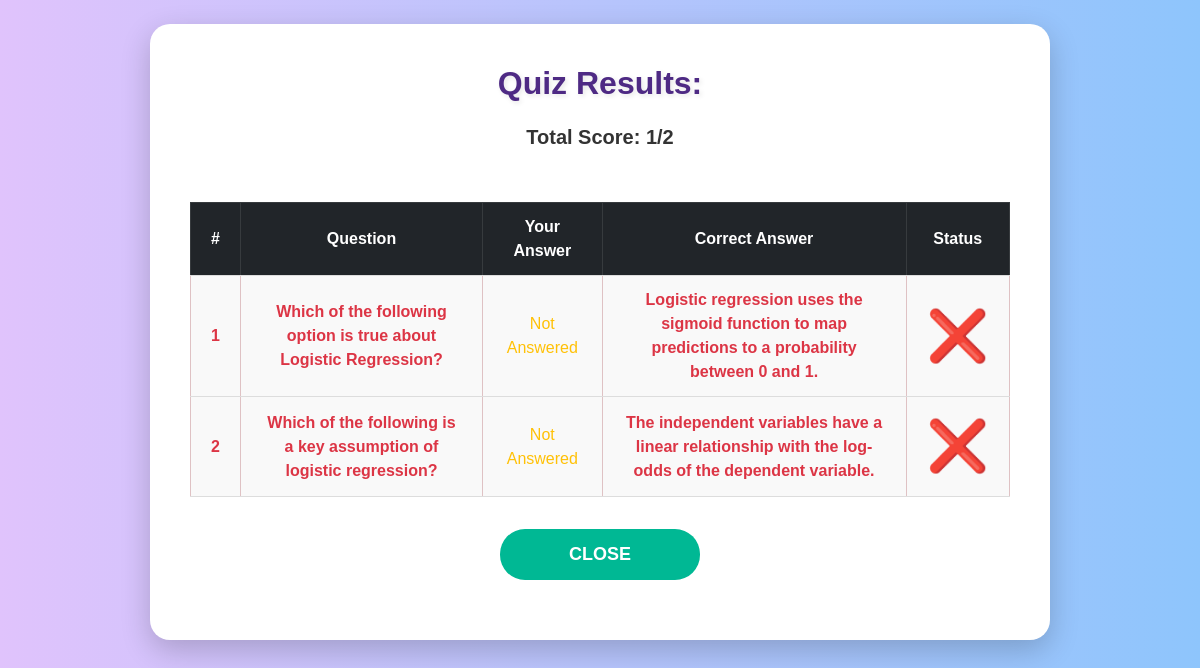
The page /quiz-results/1 (signed in) on the database its author committed.
### models/models.py (models this page shows, shortened)
class Questions(db.Model):
    id=db.Column(db.Integer, primary_key=True)
    quiz_id=db.Column(db.Integer, db.ForeignKey('quiz.id'), nullable=False)
    question_title=db.Column(db.String(100), nullable=False)
    question_statement=db.Column(db.Text,nullable=False)
    option1=db.Column(db.String(300), nullable=False)
    option2=db.Column(db.String(300), nullable=False)
    option3=db.Column(db.String(300), nullable=False)
    option4=db.Column(db.String(300), nullable=False)
    correct_option=db.Column(db.Integer, nullable=False)

### app.py (the view)
@app.route('/quiz-results/<int:quiz_id>')
@login_required
def quiz_results(quiz_id):
    quiz = Quiz.query.get_or_404(quiz_id)
    questions = Questions.query.filter_by(quiz_id=quiz_id).all()
    user_answers = session.get(f'quiz_{quiz_id}_answers', {})
    results_data = []
    total_score = 0
    for question in questions:
        user_selected = user_answers.get(str(question.id))  # Get user's selected option
        correct_option = str(question.correct_option)  # Correct option as string
        is_correct = (user_selected == correct_option)
        if is_correct:
            total_score += 1  # Increment score if correct
        results_data.append({
            'question_statement': question.question_statement,
            'user_selected': user_selected,
            'correct_option': correct_option,
            'is_correct': is_correct,
            'option1': question.option1,
            'option2': question.option2,
            'option3': question.option3,
            'option4': question.option4
        })
    save_or_update_score(current_user.id, quiz_id, total_score)
    latest_score = Scores.query.filter_by(user_id=current_user.id, quiz_id=quiz_id).order_by(Scores.time_stamp_of_attempt.desc()).first()
    if latest_score:
        total_score = latest_score.total_scored
    else:
        total_score = 0
    return render_template("quiz_results.html", quiz=quiz, results_data=results_data, total_score=total_score)

### app.py (called while the page is built)
@login_manager.user_loader
def load_user(user_id):
    return User.query.get(int(user_id)) or Admin.query.get(int(user_id))

def save_or_update_score(user_id, quiz_id, score):
    existing_score = Scores.query.filter_by(user_id=user_id, quiz_id=quiz_id).filter(Scores.time_stamp_of_attempt >= datetime.utcnow().date()).first()
    if existing_score:
        existing_score.total_scored = score
        existing_score.time_stamp_of_attempt = datetime.utcnow()  # Update the timestamp to current time
    else:
        new_score = Scores(user_id=user_id, quiz_id=quiz_id, total_scored=score, time_stamp_of_attempt=datetime.utcnow())
        db.session.add(new_score)
    db.session.commit()  # Save changes to the database

### templates/quiz_results.html (shortened to what this page needs)
<!DOCTYPE html>
<html lang="en">
<head>
    <link rel="stylesheet" href="https://cdn.jsdelivr.net/npm/bootstrap@5.3.0/dist/css/bootstrap.min.css">
    <link rel="stylesheet" href="{{ url_for('static', filename='css/quiz_results.css') }}">
</head>
<body>
<div class="container mt-4">
    <h2>Quiz Results: {{ quiz.quiz_name }}</h2>
    <p><strong>Total Score:</strong> {{ total_score }}/{{ results_data|length }}</p>
    <div class="table-responsive" style="max-height: 400px; overflow-y: auto;">
        <table class="table table-bordered">
            <thead class="table-dark">
                <tr>
                    <th>#</th>
                    <th>Question</th>
                    <th>Your Answer</th>
                    <th>Correct Answer</th>
                    <th>Status</th>
                </tr>
            </thead>
            <tbody>
                {% for result in results_data %}
                <tr class="{% if result.is_correct %}table-success{% else %}table-danger{% endif %}">
                    <td>{{ loop.index }}</td>
                    <td>{{ result.question_statement }}</td>
                    <td>
                        {% if result.user_selected %}
                            {{ result['option' + result.user_selected] }}
                        {% else %}
                            <span class="text-warning">Not Answered</span>
                        {% endif %}
                    </td>
                    <td>{{ result['option' + result.correct_option] }}</td>
                    <td>
                        {% if result.is_correct %}
                            ✅
                        {% else %}
                            ❌
                        {% endif %}
                    </td>
                </tr>
                {% endfor %}
            </tbody>
        </table>
    </div>
    <a href="{{ url_for('user_dashboard') }}" class="btn btn-primary mt-3">Close</a>
</div>
</body>
</html>

### static/css/quiz_results.css (style rules this page uses)
body { font-family: 'Poppins', sans-serif; background: linear-gradient(to right, #e0c3fc, #8ec5fc); margin: 0; padding: 0; height: 100vh; color: #333; }
.container { background-color: #fff; border-radius: 20px; padding: 40px; box-shadow: 0 10px 30px rgba(0, 0, 0, 0.1); margin-top: 80px; max-width: 900px; margin-left: auto; margin-right: auto; box-shadow: 0px 10px 30px rgba(0, 0, 0, 0.2); }
h2 { font-size: 32px; font-weight: 700; color: #4e2a84; text-align: center; margin-bottom: 20px; text-shadow: 2px 2px 5px rgba(0, 0, 0, 0.1); }
p { font-size: 20px; font-weight: 600; color: #333; text-align: center; margin-bottom: 30px; }
.table { width: 100%; border-collapse: collapse; margin-top: 20px; }
.table thead { background-color: #4e2a84; color: #fff; }
.table th, .table td { padding: 12px 20px; text-align: center; font-size: 16px; vertical-align: middle; border-bottom: 1px solid #ddd; }
.table tr { transition: all 0.3s ease; }
.table td { background-color: #f9f9f9; }
.table-danger td { font-weight: 600; color: #dc3545; }
.table-danger td:last-child { font-size: 50px; color: #dc3545; font-weight: 600; }
.text-warning { color: #f39c12; font-weight: 500; }
.btn { font-size: 18px; font-weight: 600; padding: 12px 30px; border-radius: 25px; background-color: #00b894; color: white; text-transform: uppercase; text-align: center; border: none; transition: all 0.3s ease; display: block; margin: 20px auto; width: 200px; }

### rows shown on the page
Questions: question_statement "Which of the following option is true about Logistic Regression?", option3 "Logistic regression uses the sigmoid function to map predictions to a probability between 0 and 1."
Questions: question_statement "Which of the following is a key assumption of logistic regression?", option2 "The independent variables have a linear relationship with the log-odds of the dependent variable."

### other values the page prints
{{ total_score }} "1"
{{ results_data|length }} "2"
